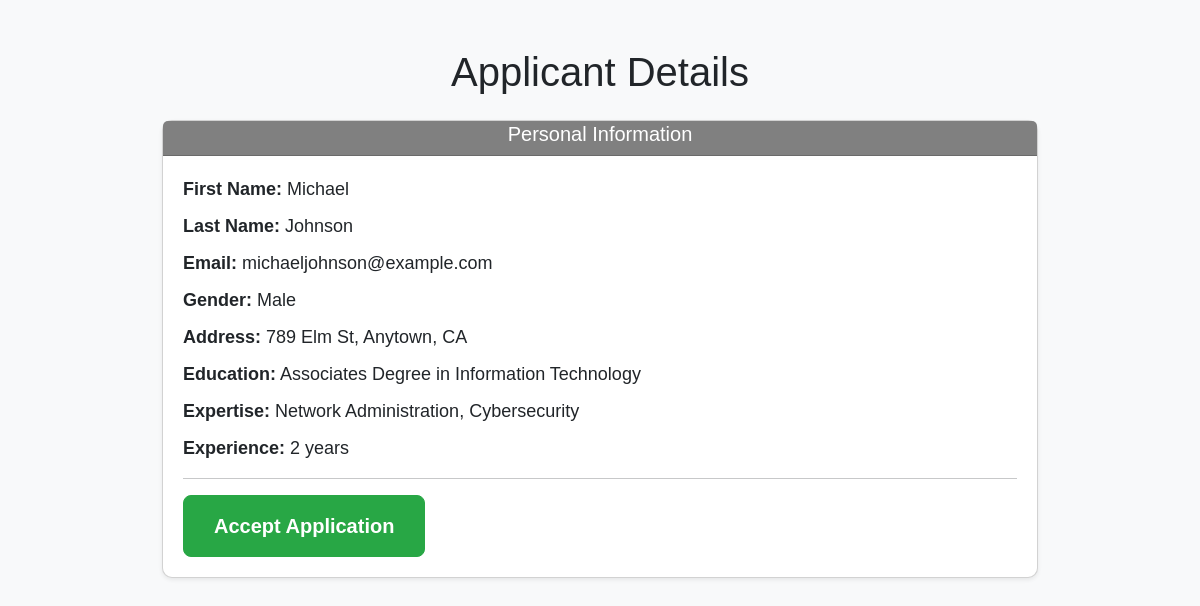
Screenshot of /view.php?id=3 with the database file from the repository.
### tables this page shows
create table Applicant (
	id INT AUTO_INCREMENT PRIMARY KEY,
	first_name VARCHAR(255),
	last_name VARCHAR(255),
	email VARCHAR(255),
	gender VARCHAR(255),
	address VARCHAR(255),
	education VARCHAR(255),
	expertise VARCHAR(255),
	experience VARCHAR(255),
	date_added TIMESTAMP DEFAULT CURRENT_TIMESTAMP
);

### core/models.php (called while the page is built, shortened)
<?php
function getUserByID($pdo, $id) {
	$sql = "SELECT * from Applicant WHERE id = ?";
	$stmt = $pdo->prepare($sql);
	$executeQuery = $stmt->execute([$id]);
	if ($executeQuery) {
		return $stmt->fetch();
	}
}
?>

### view.php (the view, shortened to what this page needs)
<?php
require_once 'core/handleForms.php';
require_once 'core/models.php';
if (isset($_GET['id']) && is_numeric($_GET['id'])) {
    $getUserByID = getUserByID($pdo, $_GET['id']);
} else {
    echo "Invalid ID";
    exit;
}
?>
<!DOCTYPE html>
<html lang="en">
<head>
	<link href="https://cdn.jsdelivr.net/npm/bootstrap@5.3.0-alpha1/dist/css/bootstrap.min.css" rel="stylesheet">
	<link rel="stylesheet" href="styles.css">
</head>
<body class="bg-light">
	<div class="container mt-5">
		<h1 class="text-center mb-4">Applicant Details</h1>
		<div class="card shadow-sm">
			<div class="card-header">
				<h5>Personal Information</h5>
			</div>
			<div class="card-body">
				<?php if ($getUserByID): ?>
					<p><strong>First Name:</strong> <?php echo htmlspecialchars($getUserByID['first_name']); ?></p>
					<p><strong>Last Name:</strong> <?php echo htmlspecialchars($getUserByID['last_name']); ?></p>
					<p><strong>Email:</strong> <?php echo htmlspecialchars($getUserByID['email']); ?></p>
					<p><strong>Gender:</strong> <?php echo htmlspecialchars($getUserByID['gender']); ?></p>
					<p><strong>Address:</strong> <?php echo htmlspecialchars($getUserByID['address']); ?></p>
					<p><strong>Education:</strong> <?php echo htmlspecialchars($getUserByID['education']); ?></p>
					<p><strong>Expertise:</strong> <?php echo htmlspecialchars($getUserByID['expertise']); ?></p>
					<p><strong>Experience:</strong> <?php echo htmlspecialchars($getUserByID['experience']); ?></p>
					<hr>
					<?php if ($getUserByID['status'] !== 'accepted'): ?>
						<button id="acceptBtn" class="btn btn-success btn-lg btn-block">
							Accept Application
						</button>
					<?php else: ?>
						<p id="message" style="color: green; font-weight: bold;">Job applicant accepted</p>
					<?php endif; ?>
				<?php else: ?>
					<p>No applicant found with this ID.</p>
				<?php endif; ?>
			</div>
		</div>
	</div>
</body>
</html>

### styles.css (style rules this page uses)
body { font-family: "Arial"; }

### view.php (style rules this page uses)
body { font-size: 18px; background-color: #f4f6f9; }
.container { max-width: 900px; margin-top: 50px; }
.card { border-radius: 10px; }
.card-header { background-color: gray; color: white; font-size: 24px; font-weight: bold; text-align: center; padding: 1px 0; }
.card-body { padding: 20px; }
.card-body p { font-size: 18px; margin-bottom: 10px; }
.btn-lg { font-size: 20px; padding: 15px 30px; }
.btn-success { background-color: #28a745; border-color: #28a745; font-weight: bold; }
.card-body p:first-of-type { margin-top: 0; }

### rows the page displays
applicant: first_name "Michael", last_name "Johnson", email "michaeljohnson@example.com", gender "Male", address "789 Elm St, Anytown, CA", education "Associates Degree in Information Technology", expertise "Network Administration, Cybersecurity", experience "2 years"
